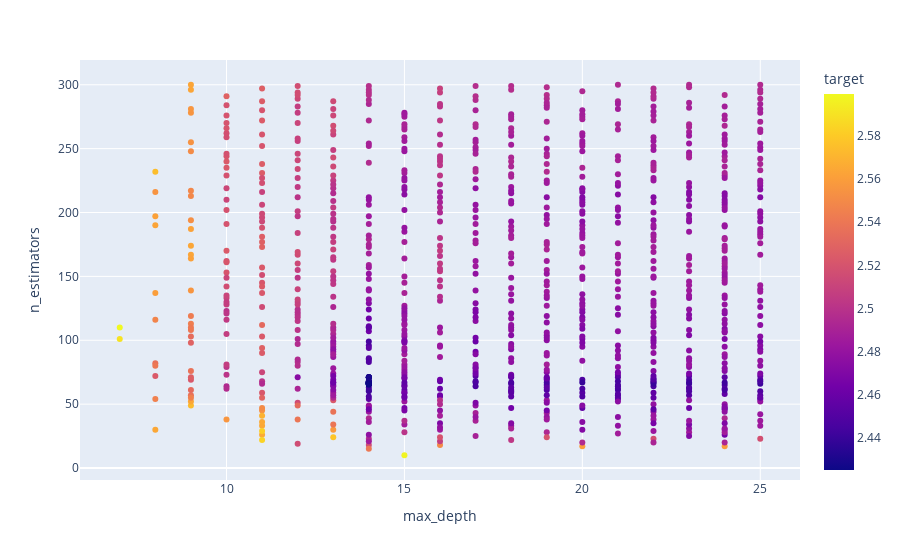

The code cell stored with this chart in its notebook:
### Code cell
px.scatter(df1, x="max_depth", y="n_estimators", color="target")

### Figure 1 — Plotly figure (JSON) as saved in the notebook; plotly's stock layout.template omitted (floating-point values rounded to 4 significant figures; data arrays with more than 128 entries replaced by an {"elided": "..."} marker saying what was removed)
{"data": [{"hovertemplate": "max_depth=%{x}<br>n_estimators=%{y}<br>target=%{marker.color}<extra></extra>", "legendgroup": "", "marker": {"color": {"elided": "963 float values"}, "coloraxis": "coloraxis", "symbol": "circle"}, "mode": "markers", "name": "", "orientation": "v", "showlegend": false, "type": "scatter", "x": {"elided": "963 int values"}, "xaxis": "x", "y": {"elided": "963 int values"}, "yaxis": "y"}], "layout": {"coloraxis": {"colorbar": {"title": {"text": "target"}}, "colorscale": [[0, "#0d0887"], [0.1111, "#46039f"], [0.2222, "#7201a8"], [0.3333, "#9c179e"], [0.4444, "#bd3786"], [0.5556, "#d8576b"], [0.6667, "#ed7953"], [0.7778, "#fb9f3a"], [0.8889, "#fdca26"], [1, "#f0f921"]]}, "legend": {"tracegroupgap": 0}, "margin": {"t": 60}, "xaxis": {"anchor": "y", "domain": [0, 1], "title": {"text": "max_depth"}}, "yaxis": {"anchor": "x", "domain": [0, 1], "title": {"text": "n_estimators"}}}}
